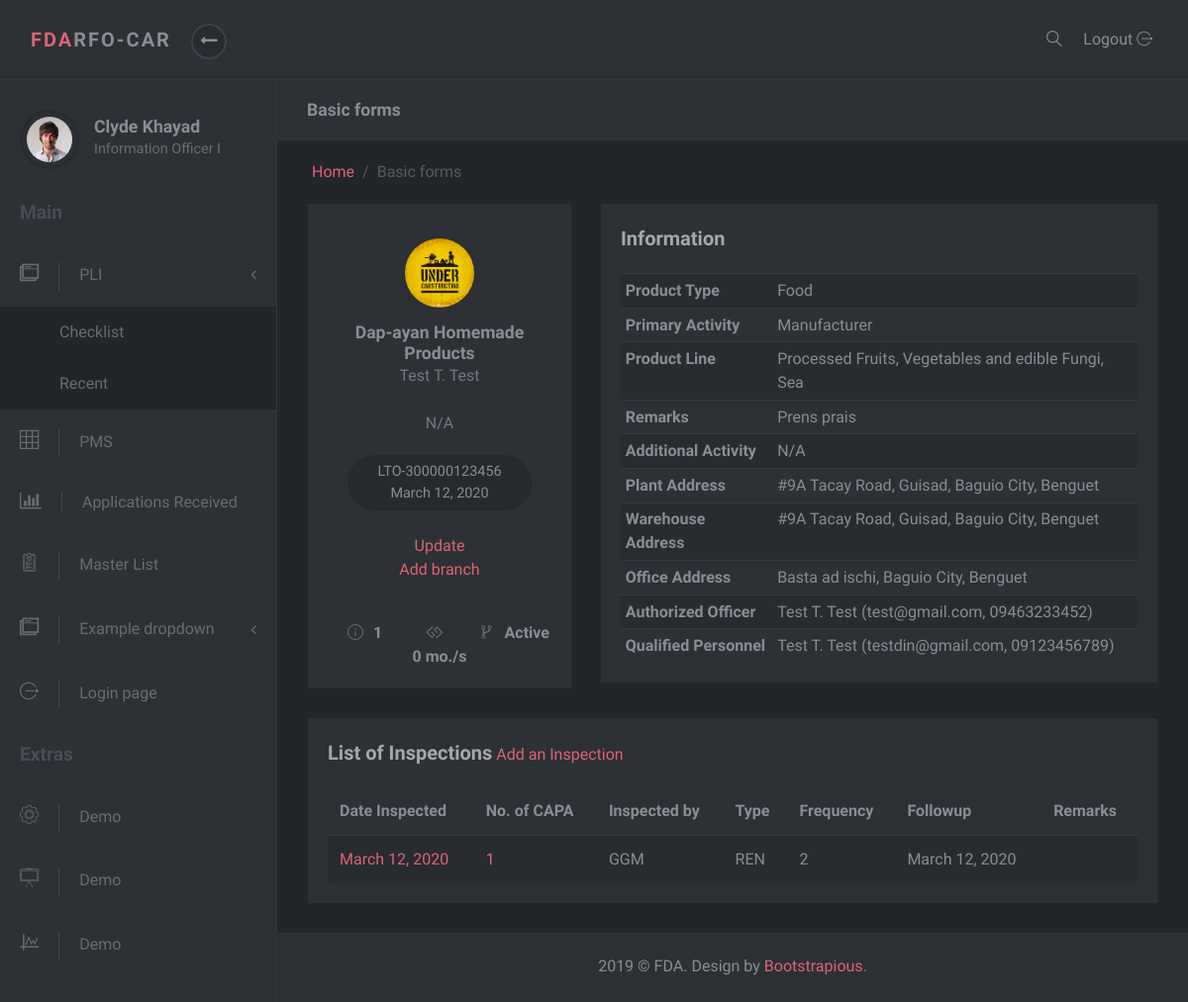
Before: /masterlist/2/ with the older database file.
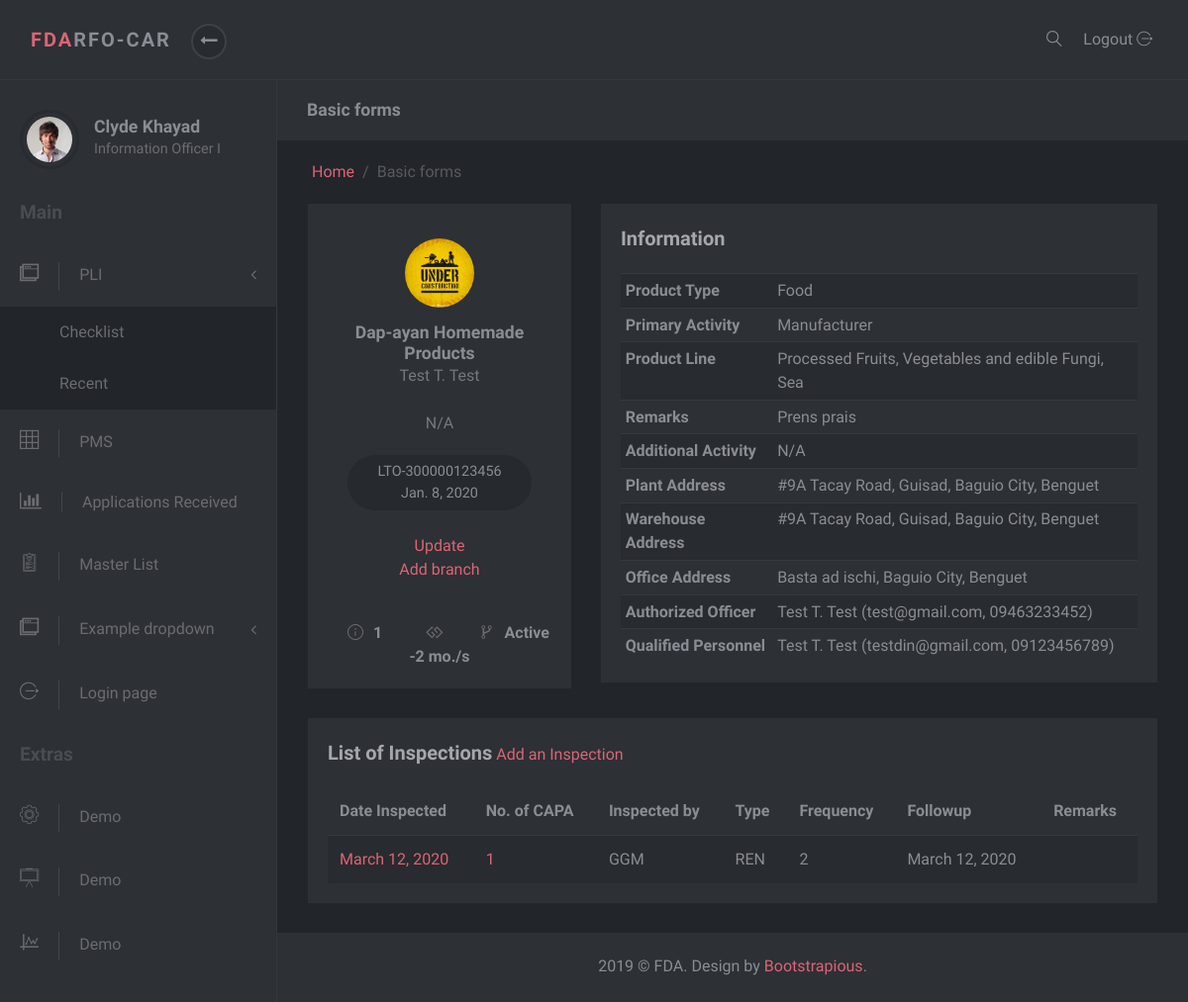
After: the same page with the newer database file.
### masterlist/models.py (models this page shows, shortened)
class Establishment(models.Model):
    date_modified = models.DateTimeField('date modified', default=timezone.now)
    application = models.CharField(max_length=1, choices=constants.APPLICATIONS)
    name = models.CharField(max_length=60)
    product_type = models.ForeignKey(ProductType, on_delete=models.SET_NULL, null=True)
    center = models.CharField(max_length=6, choices=constants.CENTERS)
    primary_activity = models.ForeignKey(PrimaryActivity, on_delete=models.CASCADE, null=True)
    specific_activity = models.ManyToManyField(SpecificActivity)
    additional_activity = models.ForeignKey(AdditionalActivity, on_delete=models.SET_NULL, null=True)
    product_line = models.ForeignKey(ProductLine, on_delete=models.SET_NULL, null=True, blank=True)
    remarks = models.CharField(max_length=100, null=True, blank=True, verbose_name='Product Remarks')
    status = models.CharField(max_length=8, choices=constants.EST_STATUS, null=True, default="Active")
    folder_id = models.CharField(max_length=10, null=True, verbose_name="Folder Number")

class Lto(models.Model):
    establishment = models.OneToOneField(Establishment, on_delete=models.CASCADE, null=True)
    issuance = models.DateTimeField(null=True, blank=True, verbose_name='Date Issued')
    lto_number = models.CharField(max_length=20)
    expiry = models.DateTimeField('expiry date')
    def get_duration(self):
        start_date = datetime.now().date()
        end_date = self.expiry.date()
        difference = relativedelta.relativedelta(end_date, start_date)
        month = difference.years * 12 + difference.months
        return str(month) + " mo./s"

class Person(models.Model):
    first_name = models.CharField(max_length=30, null=True, blank=True)
    last_name = models.CharField(max_length=30, null=True, blank=True)
    middle_initial = models.CharField(max_length=1, null=True, blank=True)
    email = models.EmailField(max_length=250, null=True)
    mobile = models.CharField(max_length=11, null=True, blank=True)
    def full_name(self):
        return self.first_name + " " + self.middle_initial + ". " + self.last_name

class ProductType(models.Model):
    name = models.CharField(max_length=50)
    def __str__(self):
        return self.name

class PrimaryActivity(models.Model):
    name = models.CharField(max_length=150)
    def __str__(self):
        return self.name

class ProductLine(models.Model):
    name = models.CharField(max_length=150)
    product_type = models.ForeignKey(ProductType, on_delete=models.SET_NULL, null=True)
    def __str__(self):
        return self.name

class AdditionalActivity(models.Model):
    name = models.CharField(max_length=150)
    def __str__(self):
        return self.name

class Address(models.Model):
    address = models.CharField(max_length=50)
    region = models.ForeignKey(Region, on_delete=models.SET_NULL, null=True)
    province = models.ForeignKey(Province, on_delete=models.SET_NULL, null=True)
    municipality_or_city = models.ForeignKey(CityOrMunicipality, on_delete=models.SET_NULL, null=True)
    def full_address(self):
        return self.address + ', ' + self.municipality_or_city.name + ', ' + self.province.name

class CityOrMunicipality(models.Model):
    name = models.CharField(max_length=30)
    province = models.ForeignKey(Province, on_delete=models.CASCADE)

class Province(models.Model):
    name = models.CharField(max_length=30)
    region = models.ForeignKey(Region, on_delete=models.SET_NULL, null=True)

### masterlist/views.py (the view)
# urls.py: path('<int:id>/', EstablishmentDetailView.as_view(), name='est-detail'),
class EstablishmentDetailView(DetailView):
    template_name = 'masterlist/establishment-detail.html'
    context_object_name = 'establishment'
    def get_object(self):
        est_id =self.kwargs.get("id")
        return get_object_or_404(Establishment, id=est_id)
    def get_context_data(self, **kwargs):
        context = super().get_context_data(**kwargs)
        curr_est = Establishment.objects.get(pk=self.kwargs.get('id'))
        curr_est.lto.get_duration()
        inspections = curr_est.inspection_set.all()
        context['inspections'] = inspections
        return context

### masterlist/models.py (called while the page is built)
    def __str__(self):
        return self.full_name()

### masterlist/templates/masterlist/establishment-detail.html (shortened to what the changed rows need)
{% extends 'masterlist/partial/base.html' %}
{% block content %}
<div class="row">
    <div class="col-lg-4">
        <div class="user-block block text-center">
            <div class="avatar">
                <img src="/static/masterlist/img/under_construction_logo.jpg" alt="..." class="img-fluid">
            </div>
            <a href="#" class="user-title">
                <h3 class="h5">{{establishment.name}}</h3>
                <span>{{establishment.authorizedofficer.full_name}}</span> <br />
                <br />
                {% for spec_act in establishment.specific_activity.all %}
                <span>{{spec_act.name}}</span><br>
                {% endfor %}
            </a>
            <div class="contributions">{{establishment.lto.lto_number}} <br> {{establishment.lto.expiry.date}}</div> <br><br/>
            <a href="{% url 'admin:masterlist_establishment_change' establishment.id %}" target="_blank">Update</a><br/>
            <a href="#">Add branch</a>
            <div class="details d-flex">
              <div class="item" data-toggle="tooltip" title="Number of Inspections"><i class="icon-info"></i><strong>{{establishment.inspection_set.all.count}}</strong></div>
              <div class="item" data-toggle="tooltip" title="Month/s before expiration"><i class="fa fa-gg"></i><strong>{{establishment.lto.get_duration}}</strong></div>
              <div class="item" data-toggle="tooltip" title="Status"><i class="icon-flow-branch"></i><strong>{{establishment.status}}</strong></div>
            </div>
        </div>
    </div>
    <div class="col-lg-8">
        <div class="user-block block text-center">
            <div class="table-responsive">
                <table class="table table-striped table-sm">
                    <tbody>
                    <tr>
                        <th scope="row" class="text-left">Product Type</th>
                        <td class="text-left">{{establishment.product_type}}</td>
                    </tr>
                    <tr>
                        <th scope="row" class="text-left">Primary Activity</th>
                        <td class="text-left">{{establishment.primary_activity}}</td>
                    </tr>
                    <tr>
                        <th scope="row" class="text-left">Product Line</th>
                        <td class="text-left">{{establishment.product_line}}</td>
                    </tr>
                    <tr>
                        <th scope="row" class="text-left">Remarks</th>
                        <td class="text-left">{{establishment.remarks}}</td>
                    </tr>
                    <tr>
                        <th scope="row" class="text-left">Additional Activity</th>
                        <td class="text-left">{{establishment.additional_activity}}</td>
                    </tr>
                    <tr>
                        <th scope="row" class="text-left">Plant Address</th>
                        <td class="text-left">{{establishment.plantaddress.full_address}}</td>
                    </tr>
                    <tr>
                        <th scope="row" class="text-left">Warehouse Address</th>
                    </tr>
                    <tr>
                        <th scope="row" class="text-left">Office Address</th>
                        <td class="text-left">{{establishment.officeaddress.full_address}}</td>
                    </tr>
                    <tr>
                        <th scope="row" class="text-left">Authorized Officer</th>
                        <td class="text-left">{{establishment.authorizedofficer.full_name}} ({{establishment.authorizedofficer.email}}, {{establishment.authorizedofficer.mobile}})</td>
                    </tr>
                    <tr>
                        <th scope="row" class="text-left">Qualified Personnel</th>
                    </tr>
                    </tbody>
                </table>
            </div>
        </div>
    </div>
</div>
<div class="row">
    <div class="col-lg-12">
        <div class="block">
            <div class="block-body">
                <div class="table-responsive">
                    <table class="table table-striped table-hover">
                        <thead>
                        <tr>
                            <th>Date Inspected</th>
                            <th>No. of CAPA</th>
                            <th>Inspected by</th>
                            <th>Type</th>
                            <th>Frequency</th>
                            <th>Followup</th>
                            <th>Remarks</th>
                        </tr>
                        </thead>
                    </table>
                </div>
            </div>
        </div>
    </div>
</div>
{% endblock %}

Changed rows visible on the page:
changed through a linked row, Establishment "Dap-ayan Homemade Products": lto.expiry "March 12, 2020" → "Jan. 8, 2020"; lto.get_duration "0 mo./s" → "-2 mo./s"
